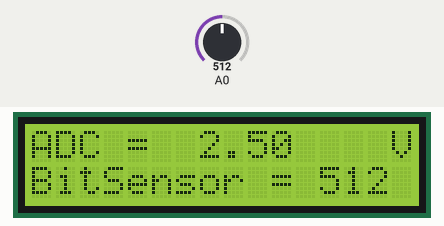
Recording of a sketch running on a simulated Arduino Uno, built with avr-gcc and run on an emulated ATmega328P. Shown: 16×2 character LCD. Inputs (shaded band) come from the test bench; at power-on: A0 = 512.

Above: at 3.2 s.
3.3 s: A0 set to 716
At 4.1 s:
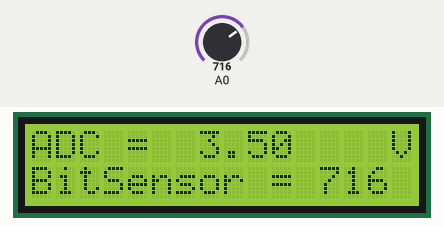
6.4 s: A0 set to 11
At 7.3 s:
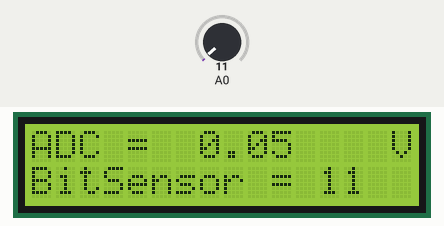
8.4 s: A0 set to 8
At 8.9 s:
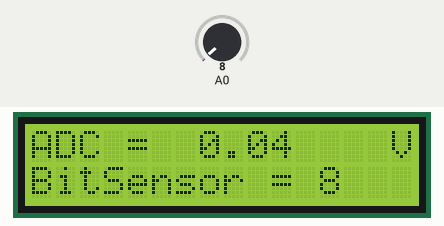
Timing chart, 0 to 11.4 s (numbered marks = the images above; inputs shaded):
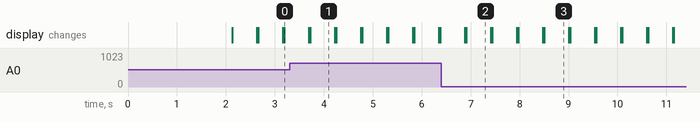

The sketch:

M8-TesADC.ino
```cpp
#include <Wire.h>
#include <LiquidCrystal_I2C.h>

LiquidCrystal_I2C lcd(0x20, 16, 2); // Untuk di protheus pakai LCD Address 20 dan 27 untuk di percobaan realtimenya

void setup() {
  lcd.init();
  lcd.backlight();
  lcd.setCursor(0, 0);
  lcd.print(" PRAK KEAHLIAN  ");
  lcd.setCursor(0, 1);
  lcd.print(" INSTRUMENTASI  ");
  delay(2000);
  lcd.clear();
}

void loop() {
  int sensorValue = analogRead(A0);
  float voltage = sensorValue * (5.0 / 1023.0);
  lcd.setCursor(0, 0);
  lcd.print("ADC = ");
  lcd.setCursor(7, 0);
  lcd.print(voltage, 2);
  lcd.setCursor(15, 0);
  lcd.print("V");
  lcd.setCursor(0, 1);
  lcd.print("BitSensor = ");
  lcd.setCursor(12, 1);
  lcd.print(sensorValue);
  delay(500);
  lcd.clear();
}
```

Measured:
- after the input at 3.3 s, the display: first differs from a run without the input after 0.42 s (image 1)
- after the input at 6.4 s, the display: first differs from a run without the input after 0.51 s (image 2)
- after the input at 8.4 s, the display: first differs from a run without the input after 0.10 s (image 3)
- what the display in image 1 shows lasts 0.5 s, from 3.7 s to 4.2 s
